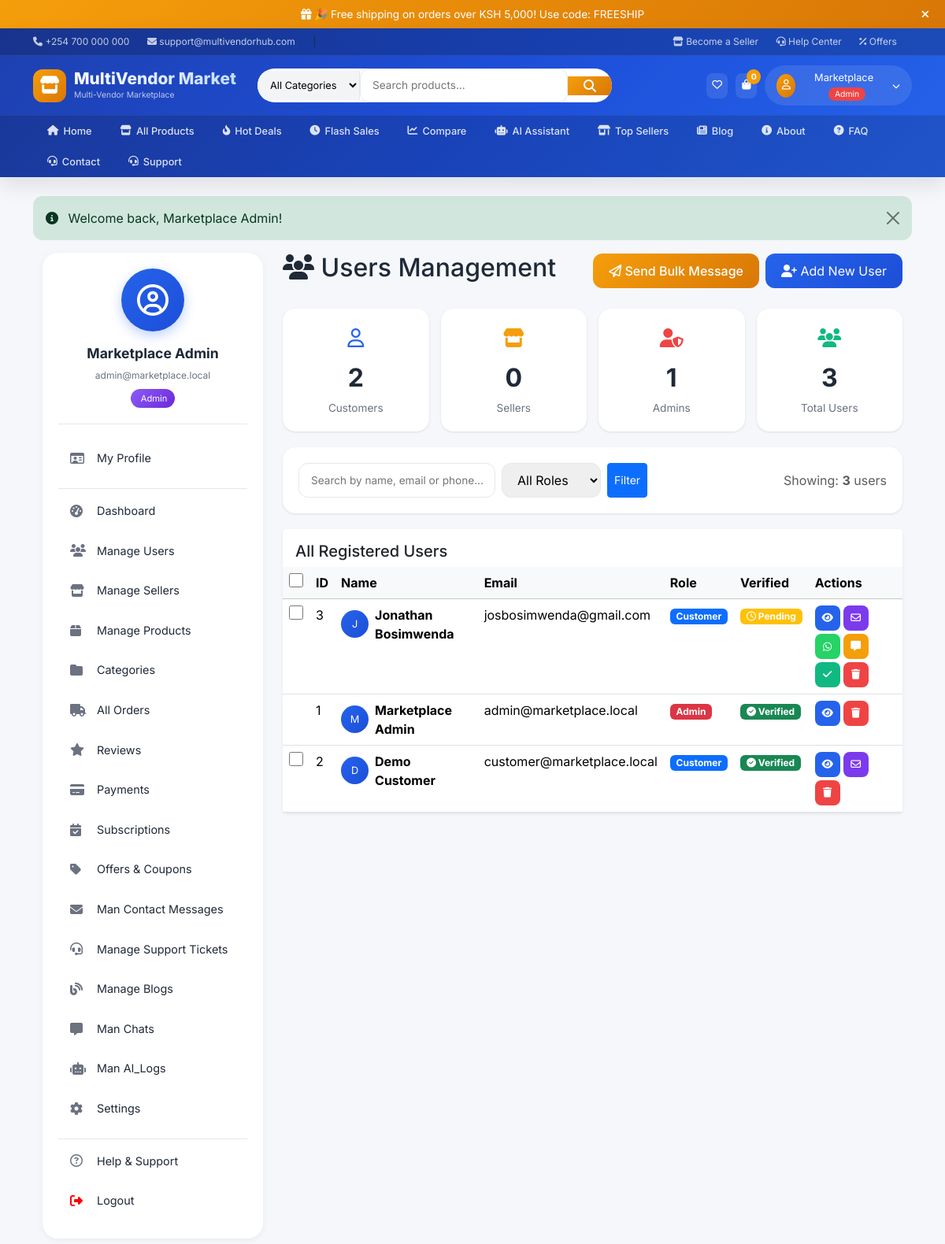
The page /admin/users.php (signed in, upper part) on the database as committed earlier.
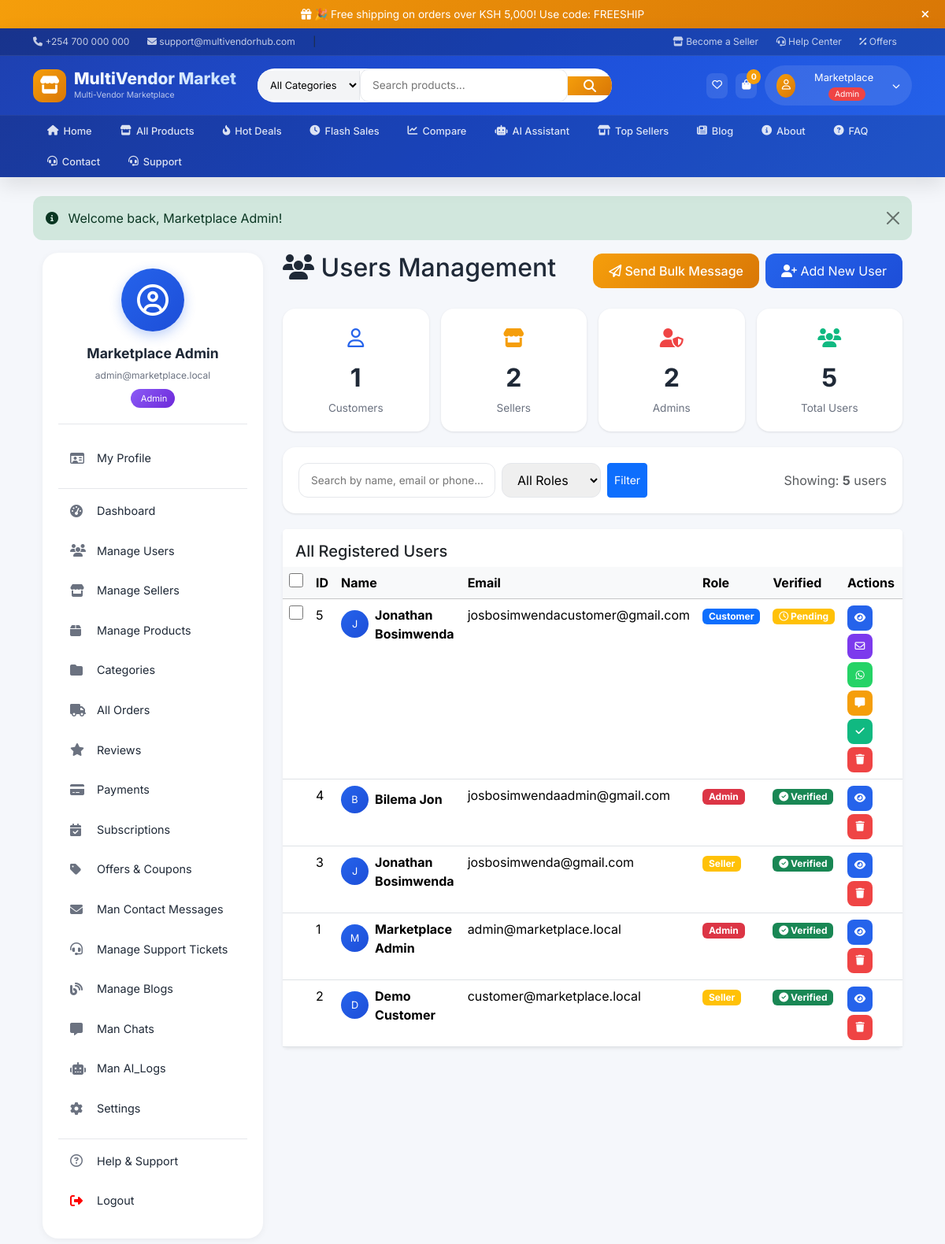
The same page on the database as committed later.
### tables this page shows
CREATE TABLE `users` (
  `id` int(11) NOT NULL,
  `name` varchar(120) NOT NULL,
  `email` varchar(190) NOT NULL,
  `password_hash` varchar(255) NOT NULL,
  `role` enum('customer','seller','admin') NOT NULL DEFAULT 'customer',
  `phone` varchar(40) DEFAULT NULL,
  `address` text DEFAULT NULL,
  `email_verified` tinyint(1) NOT NULL DEFAULT 0,
  `verification_token` varchar(64) DEFAULT NULL,
  `reset_token` varchar(64) DEFAULT NULL,
  `reset_expires` datetime DEFAULT NULL,
  `created_at` datetime NOT NULL,
  `remember_token` varchar(64) DEFAULT NULL,
  `remember_expires` datetime DEFAULT NULL
);

### admin/users.php (the view, shortened to what the changed rows need)
<?php
require_once '../includes/header.php';
$page = isset($_GET['page']) ? intval($_GET['page']) : 1;
$limit = 10;
$offset = ($page - 1) * $limit;
$where_clauses = [];
$params = [];
$types = '';
$where_sql = !empty($where_clauses) ? "WHERE " . implode(" AND ", $where_clauses) : "";
$count_sql = "SELECT COUNT(*) as total FROM users $where_sql";
$count_stmt = $mysqli->prepare($count_sql);
$count_stmt->execute();
$total_users = $count_stmt->get_result()->fetch_assoc()['total'];
$sql = "SELECT * FROM users $where_sql ORDER BY created_at DESC LIMIT ? OFFSET ?";
$stmt = $mysqli->prepare($sql);
$params[] = $limit;
$params[] = $offset;
$types .= 'ii';
$stmt->bind_param($types, ...$params);
$stmt->execute();
$users = $stmt->get_result();
$customer_count_sql = "SELECT COUNT(*) as total FROM users WHERE role = 'customer'";
$customer_count = $mysqli->query($customer_count_sql)->fetch_assoc()['total'];
$seller_count_sql = "SELECT COUNT(*) as total FROM users WHERE role = 'seller'";
$seller_count = $mysqli->query($seller_count_sql)->fetch_assoc()['total'];
$admin_count_sql = "SELECT COUNT(*) as total FROM users WHERE role = 'admin'";
$admin_count = $mysqli->query($admin_count_sql)->fetch_assoc()['total'];
?>
<div class="container-fluid">
    <div class="admin-content-wrapper">
        <div class="admin-main-col">
            <div class="d-flex justify-content-between align-items-center mb-4 flex-wrap gap-3">
                <h2><i class="fa-solid fa-users"></i> Users Management</h2>
            </div>
            <div class="stats-row">
                <div class="stat-card customers">
                    <div class="icon"><i class="fa-regular fa-user"></i></div>
                    <div class="number"><?= number_format($customer_count) ?></div>
                    <div class="label">Customers</div>
                </div>
                <div class="stat-card sellers">
                    <div class="icon"><i class="fa-solid fa-store"></i></div>
                    <div class="number"><?= number_format($seller_count) ?></div>
                    <div class="label">Sellers</div>
                </div>
                <div class="stat-card admins">
                    <div class="icon"><i class="fa-solid fa-user-shield"></i></div>
                    <div class="number"><?= number_format($admin_count) ?></div>
                    <div class="label">Admins</div>
                </div>
                <div class="stat-card total">
                    <div class="icon"><i class="fa-solid fa-users"></i></div>
                    <div class="number"><?= number_format($total_users) ?></div>
                    <div class="label">Total Users</div>
                </div>
            </div>
            <div class="filter-bar">
                <div class="d-flex justify-content-between align-items-center flex-wrap gap-3">
                    <div>
                        <span class="text-muted">Showing: <strong><?= $users->num_rows ?></strong> users</span>
                    </div>
                </div>
            </div>
            <div class="card border-0 shadow-sm">
                <div class="card-body p-0">
                    <div class="table-responsive">
                        <table class="table table-hover mb-0">
                            <thead class="table-light">
                                <tr>
                                    <th>
                                        <input type="checkbox" class="select-all-checkbox" id="selectAll" onchange="toggleAllUsers()">
                                    </th>
                                    <th>ID</th>
                                    <th>Name</th>
                                    <th>Email</th>
                                    <th>Role</th>
                                    <th>Verified</th>
                                    <th>Actions</th>
                                </tr>
                            </thead>
                            <tbody>
                                <?php while ($user_row = $users->fetch_assoc()):
                                    $is_customer = $user_row['role'] === 'customer';
                                ?>
                                <tr>
                                    <td>
                                        <?php if ($is_customer): ?>
                                            <input type="checkbox" class="user-checkbox" data-user-id="<?= $user_row['id'] ?>" onchange="updateSelection()">
                                        <?php endif; ?>
                                    </td>
                                    <td><?= $user_row['id'] ?></td>
                                    <td>
                                        <div class="d-flex align-items-center gap-2">
                                            <div class="user-avatar-small">
                                                <?= strtoupper(substr($user_row['name'], 0, 1)) ?>
                                            </div>
                                            <strong><?= htmlspecialchars($user_row['name']) ?></strong>
                                        </div>
                                    </td>
                                    <td><?= htmlspecialchars($user_row['email']) ?></td>
                                    <td>
                                        <span class="badge <?= $user_row['role'] === 'admin' ? 'bg-danger' : ($user_row['role'] === 'seller' ? 'bg-warning' : 'bg-primary') ?>">
                                            <?= ucfirst($user_row['role']) ?>
                                        </span>
                                    </td>
                                    <td>
                                        <?php if ($user_row['email_verified']): ?>
                                            <span class="badge bg-success"><i class="fa-solid fa-check-circle"></i> Verified</span>
                                        <?php else: ?>
                                            <span class="badge bg-warning"><i class="fa-regular fa-clock"></i> Pending</span>
                                        <?php endif; ?>
                                    </td>
                                    <td>
                                        <div class="action-btn-group">
                                            <div class="action-btn-wrapper">
                                                <button class="action-btn btn-view" onclick="viewUserDetails(<?= $user_row['id'] ?>)" title="View Details">
                                                    <i class="fa-solid fa-eye"></i>
                                                </button>
                                            </div>
                                            <?php if ($is_customer): ?>
                                            <div class="action-btn-wrapper">
                                                <a href="mailto:<?= $user_row['email'] ?>?subject=Message from <?= SITE_NAME ?>" class="action-btn btn-email" target="_blank" title="Send Email">
                                                    <i class="fa-regular fa-envelope"></i>
                                                </a>
                                            </div>
                                            <?php if (!empty($user_row['phone'])): ?>
                                            <div class="action-btn-wrapper">
                                                <a href="https://wa.me/<?= preg_replace('/[^0-9]/', '', $user_row['phone']) ?>?text=Hello%20<?= urlencode($user_row['name']) ?>%2C%20this%20is%20a%20message%20from%20<?= urlencode(SITE_NAME) ?>%20support." class="action-btn btn-whatsapp" target="_blank" title="Send WhatsApp">
                                                    <i class="fa-brands fa-whatsapp"></i>
                                                </a>
                                            </div>
                                            <div class="action-btn-wrapper">
                                                <a href="sms:<?= $user_row['phone'] ?>?body=Hello%20<?= urlencode($user_row['name']) ?>%2C%20this%20is%20a%20message%20from%20<?= urlencode(SITE_NAME) ?>%20support." class="action-btn btn-sms" title="Send SMS">
                                                    <i class="fa-solid fa-message"></i>
                                                </a>
                                            </div>
                                            <?php endif; ?>
                                            <?php endif; ?>
                                            <?php if (!$user_row['email_verified']): ?>
                                            <div class="action-btn-wrapper">
                                                <a href="?toggle_status=<?= $user_row['id'] ?>&status=verify" class="action-btn btn-verify" onclick="return confirm('Verify this user?')" title="Verify User">
                                                    <i class="fa-solid fa-check"></i>
                                                </a>
                                            </div>
                                            <?php endif; ?>
                                            <div class="action-btn-wrapper">
                                                <a href="?toggle_status=<?= $user_row['id'] ?>&status=delete" class="action-btn btn-delete" onclick="return confirm('Delete this user?')" title="Delete User">
                                                    <i class="fa-solid fa-trash"></i>
                                                </a>
                                            </div>
                                        </div>
                                    </td>
                                </tr>
                                <?php endwhile; ?>
                            </tbody>
                        </table>
                    </div>
                </div>
            </div>
        </div>
    </div>
</div>
<?php require_once '../includes/footer.php'; ?>

Rows that differ between the two databases and show on the page:
added users: id "5", name "J", name "Jonathan Bosimwenda", email "josbosimwendacustomer@gmail.com", role "Customer", email_verified 0 (drawn)
added users: id "4", name "B", name "Bilema Jon", email "josbosimwendaadmin@gmail.com", role "Admin", email_verified 1 (drawn)
changed users "josbosimwenda@gmail.com": role "Customer" → "Seller"; id "☐" → (not shown); phone "0751600109" → "0999103233" (drawn); email_verified "Pending" → "Verified"
changed users "Demo Customer": role "Customer" → "Seller"; id "☐" → (not shown)
Other text that changed with them:
$customer_count: "2" → "1"
$seller_count: "0" → "2"
$admin_count: "1" → "2"
$total_users: "3" → "5"
$users->num_rows: "3" → "5"
